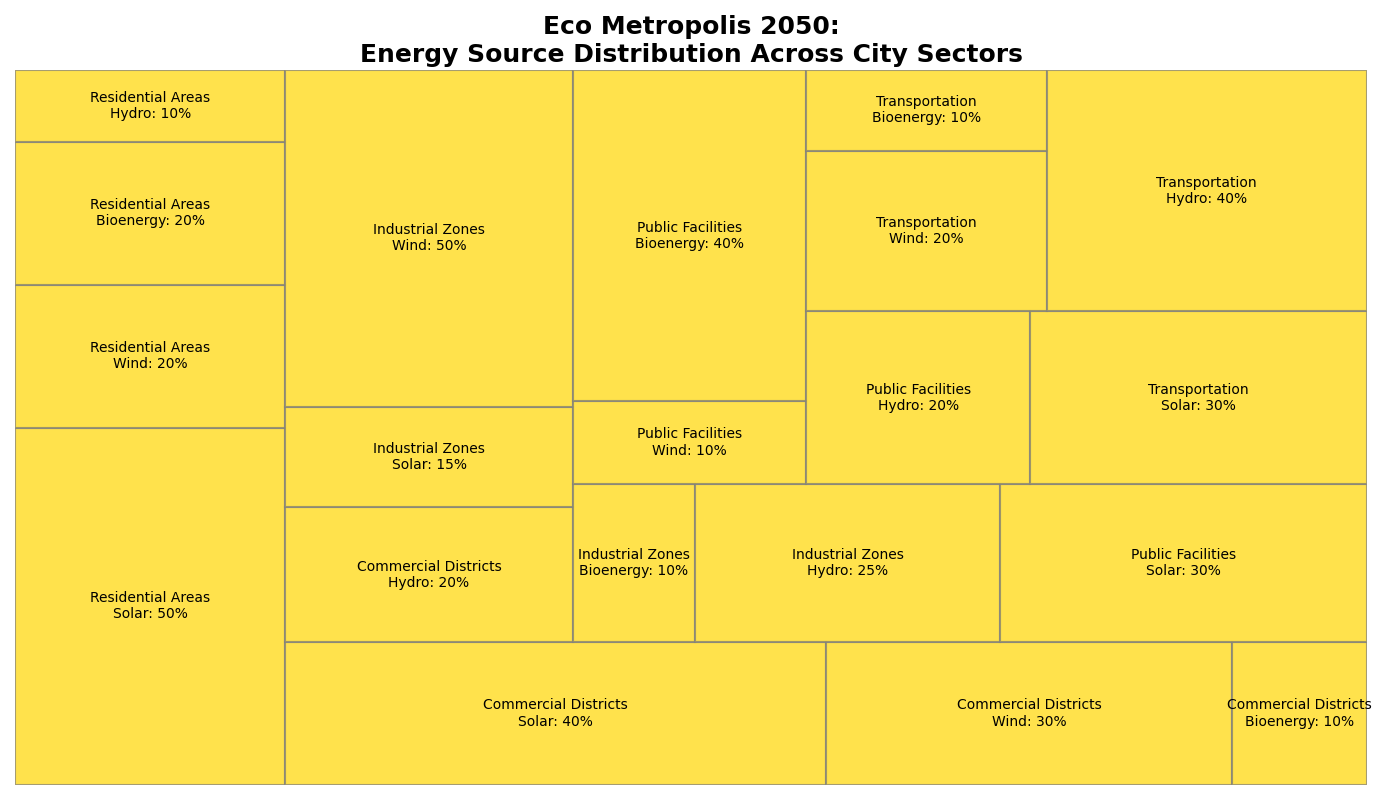

Reproduce this figure in Python.
import matplotlib.pyplot as plt
import squarify

sectors = ['Residential Areas', 'Commercial Districts', 'Industrial Zones', 'Public Facilities', 'Transportation']
energy_sources = ['Solar', 'Wind', 'Bioenergy', 'Hydro']

data = {
    'Residential Areas': [50, 20, 20, 10],
    'Commercial Districts': [40, 30, 10, 20],
    'Industrial Zones': [15, 50, 10, 25],
    'Public Facilities': [30, 10, 40, 20],
    'Transportation': [30, 20, 10, 40]
}

labels = []
sizes = []
for sector in sectors:
    for energy, percent in zip(energy_sources, data[sector]):
        labels.append(f'{sector}\n{energy}: {percent}%')
        sizes.append(percent)

# Use a single color for all data groups
single_color = '#FFD700'  # Gold

plt.figure(figsize=(14, 8))
squarify.plot(sizes=sizes, label=labels, color=[single_color] * len(labels), alpha=0.7, edgecolor="grey", linewidth=1.5)

plt.title("Eco Metropolis 2050:\nEnergy Source Distribution Across City Sectors", fontsize=18, fontweight='bold')
plt.axis('off')
plt.tight_layout()
plt.show()
